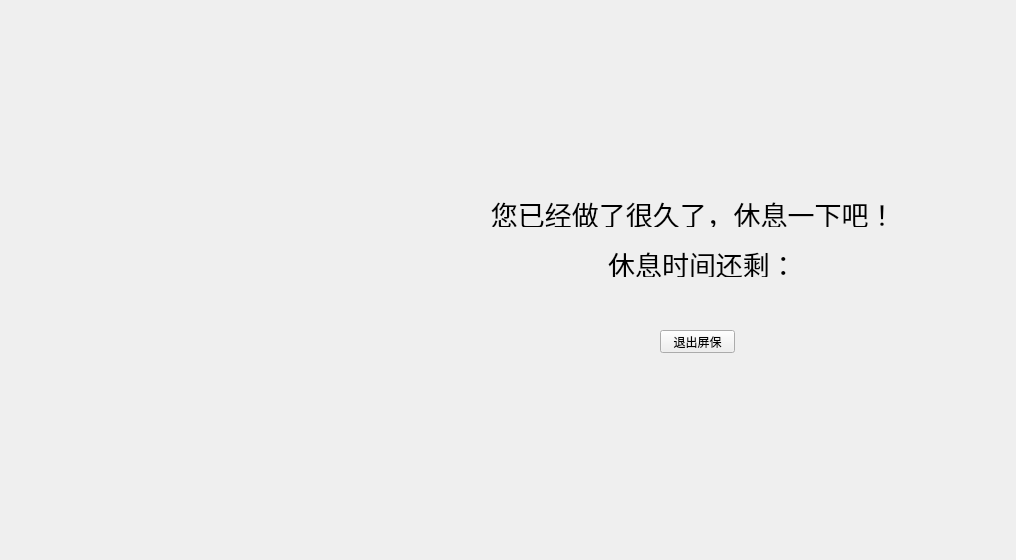
<?xml version="1.0" encoding="UTF-8"?>
<ui version="4.0">
 <class>pingbao</class>
 <widget class="QWidget" name="pingbao">
  <property name="geometry">
   <rect>
    <x>0</x>
    <y>0</y>
    <width>1016</width>
    <height>560</height>
   </rect>
  </property>
  <property name="baseSize">
   <size>
    <width>1366</width>
    <height>768</height>
   </size>
  </property>
  <property name="windowTitle">
   <string>提醒</string>
  </property>
  <property name="autoFillBackground">
   <bool>false</bool>
  </property>
  <widget class="QLabel" name="label">
   <property name="geometry">
    <rect>
     <x>480</x>
     <y>200</y>
     <width>419</width>
     <height>27</height>
    </rect>
   </property>
   <property name="font">
    <font>
     <pointsize>20</pointsize>
    </font>
   </property>
   <property name="text">
    <string> 您已经做了很久了，休息一下吧！</string>
   </property>
   <property name="alignment">
    <set>Qt::AlignCenter</set>
   </property>
  </widget>
  <widget class="QLabel" name="label_2">
   <property name="geometry">
    <rect>
     <x>560</x>
     <y>250</y>
     <width>285</width>
     <height>27</height>
    </rect>
   </property>
   <property name="font">
    <font>
     <pointsize>20</pointsize>
    </font>
   </property>
   <property name="text">
    <string>休息时间还剩：</string>
   </property>
   <property name="alignment">
    <set>Qt::AlignCenter</set>
   </property>
  </widget>
  <widget class="QLabel" name="ctime">
   <property name="geometry">
    <rect>
     <x>530</x>
     <y>0</y>
     <width>301</width>
     <height>27</height>
    </rect>
   </property>
   <property name="font">
    <font>
     <pointsize>20</pointsize>
    </font>
   </property>
   <property name="text">
    <string/>
   </property>
   <property name="alignment">
    <set>Qt::AlignCenter</set>
   </property>
  </widget>
  <widget class="QPushButton" name="pushButton">
   <property name="geometry">
    <rect>
     <x>660</x>
     <y>330</y>
     <width>75</width>
     <height>23</height>
    </rect>
   </property>
   <property name="text">
    <string>退出屏保</string>
   </property>
  </widget>
  <widget class="QLabel" name="rtime">
   <property name="geometry">
    <rect>
     <x>550</x>
     <y>290</y>
     <width>285</width>
     <height>27</height>
    </rect>
   </property>
   <property name="font">
    <font>
     <pointsize>20</pointsize>
    </font>
   </property>
   <property name="text">
    <string/>
   </property>
   <property name="alignment">
    <set>Qt::AlignCenter</set>
   </property>
  </widget>
 </widget>
 <resources/>
 <connections/>
</ui>
